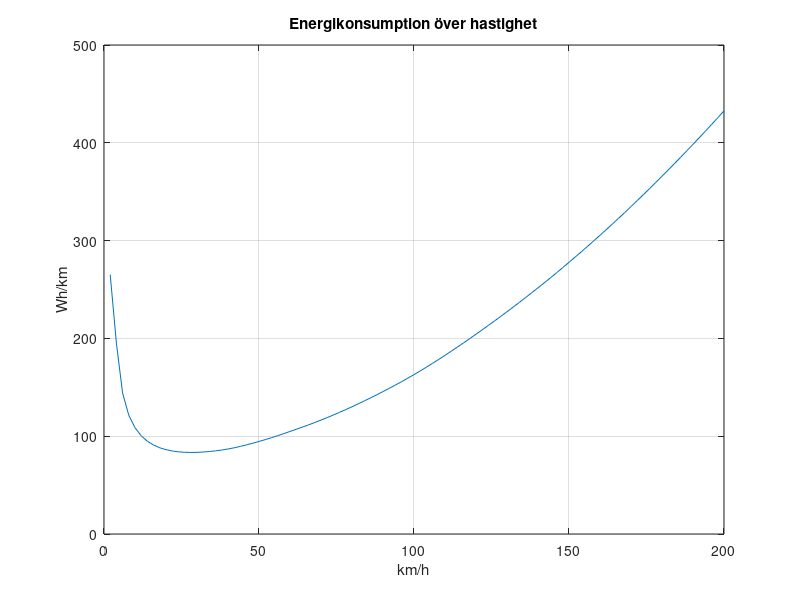

Here is the MATLAB script that generated this plot:
%graf energi mot hastighet
%roadsterplot
load('roadster.mat')
plot(speed_kmph,consumption_Whpkm)
title('Energikonsumption över hastighet')
xlabel('km/h')
ylabel('Wh/km')
grid on